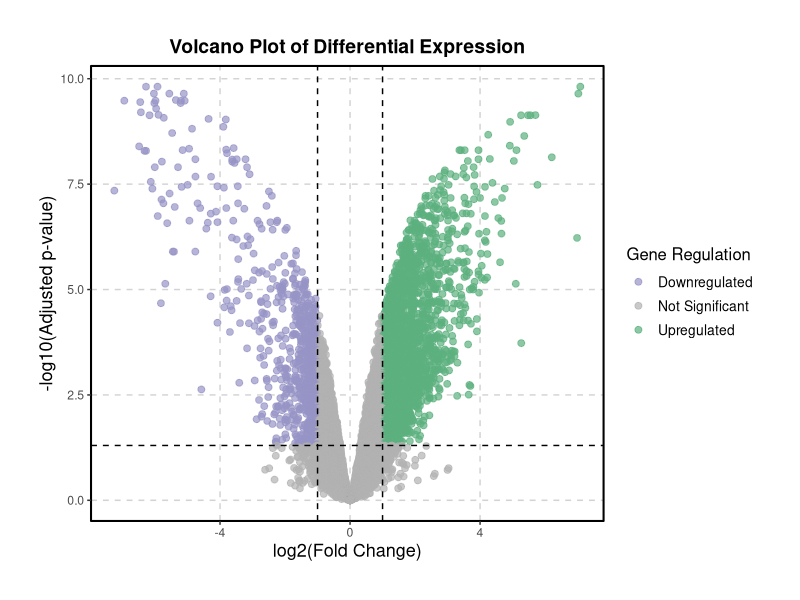

This figure's R source:
# 设置工作目录 (可选，如果数据文件在当前工作目录下则不需要)
setwd("F:/R") 

# 加载必要的R包
library(limma)
library(ggplot2)

# 1. 数据读取
# 读取基因表达数据，假设文件名为 "Data_Processing.csv"，将第一行作为列名，将第一列作为行名。
#==========================================================================================================================================================
#header = TRUE (列名/表头):
#如果 CSV 文件第一行是列名,务必设置 header = TRUE,否则 R 会将列名当作数据。
#row.names = 1 (行名):
#row.names 可以是数字,表示第几列是行名；也可以是字符串,表示列名是什么。例如,如果行名在名为 "ID" 的列中,可以使用 row.names = "ID"。
#重要提示：当使用 row.names = 1 时,R 会将第一列作为行名,并且这一列将不再作为数据的一部分出现在数据框中。这意味着数据框的列数会比 CSV 文件中少一列。
#==========================================================================================================================================================
expression_data <- read.csv("Data_Processing.csv", header = TRUE, row.names = 1)

# 定义样本分组信息，假设前 5 个样本是 Group1，后 5 个样本是 Group2
group <- factor(c(rep("Group1", 5), rep("Group2", 5)))

# 检查分组信息长度是否与样本数一致
if (length(group) != ncol(expression_data)) {
  stop("错误: 分组信息的长度与样本数量不匹配！")
}

# 2. 差异表达分析
# 构建设计矩阵
design <- model.matrix(~ group)

# 拟合线性模型
fit <- lmFit(expression_data, design)

# 定义对比矩阵：比较 Group2 和 Group1
contrast.matrix <- makeContrasts(Group2vsGroup1 = groupGroup2, levels = design)

# 将对比应用于线性模型
fit2 <- contrasts.fit(fit, contrast.matrix)

# 计算经验贝叶斯统计量
fit2 <- eBayes(fit2)

# 获取差异表达分析结果，使用 BH 方法进行多重比较校正，并显示所有基因的结果
results <- topTable(fit2, coef = "Group2vsGroup1", adjust.method = "BH", number = Inf)

# 设置筛选标准：Fold Change 的绝对值大于 log2(2)=1，校正后的 p 值，即adj.P.Value小于 0.05
fold_change_cutoff <- 2
adj_p_cutoff <- 0.05

# 根据 Fold Change 和校正后的 p 值筛选显著差异表达基因 (DEGs)
degs <- results[
  (results$adj.P.Val < adj_p_cutoff) & (abs(results$logFC) > log2(fold_change_cutoff)),
]

# 将筛选出的 DEGs 保存到文件 "Gene_DEGs.csv"
write.csv(degs, file = "Gene_DEGs.csv", row.names = TRUE)

# 3. 火山图绘制
# 准备火山图数据
volcano_data <- data.frame(
  logFC = results$logFC,
  negLogPval = -log10(results$adj.P.Val),
  Gene = rownames(results),
  Regulation = ifelse(
    results$adj.P.Val >= adj_p_cutoff | abs(results$logFC) <= log2(fold_change_cutoff),
    "Not Significant",  # 非显著基因
    ifelse(
      results$logFC > log2(fold_change_cutoff),
      "Upregulated",  # 上调基因
      "Downregulated"  # 下调基因
    )
  )
)

# 绘制火山图
volcano_plot <- ggplot(volcano_data, aes(x = logFC, y = negLogPval, color = Regulation)) +
  geom_point(alpha = 0.7, size = 2) +
  scale_color_manual(values = c(
    "Not Significant" = "#b2b2b2",
    "Upregulated" = "#5cb07f",
    "Downregulated" = "#9793c6"
  )) +
  theme_classic() +
  labs(
    x = "log2(Fold Change)",
    y = "-log10(Adjusted p-value)",
    title = "Volcano Plot of Differential Expression",
    color = "Gene Regulation"
  ) +
  geom_hline(yintercept = -log10(adj_p_cutoff), linetype = "dashed", color = "black") +
  geom_vline(xintercept = c(-log2(fold_change_cutoff), log2(fold_change_cutoff)), linetype = "dashed", color = "black") +
  theme(
    plot.title = element_text(hjust = 0.5, size = 14, face = "bold"),
    axis.title = element_text(size = 13),
    legend.title = element_text(size = 12),
    legend.text = element_text(size = 10),
    panel.grid.major = element_line(color = "lightgray", linetype = "dashed"),
    panel.grid.minor = element_blank(),
    panel.border = element_rect(color = "black", fill = NA, size = 0.7),
    plot.margin = margin(1, 1, 1, 1, "cm") #增加图片边距，防止标签显示不完全
  ) +
  coord_cartesian(clip = "off") # 使用 coord_cartesian 函数并设置 clip = "off"，允许标签溢出坐标系

# 保存火山图
ggsave("Avolcano.png", plot = volcano_plot, width = 6, height = 7, dpi = 600)

# 4. 结果输出和保存
# 统计上调、下调和非显著基因的数量
num_upregulated_genes <- sum(volcano_data$Regulation == "Upregulated")
num_downregulated_genes <- sum(volcano_data$Regulation == "Downregulated")
num_not_significant_genes <- sum(volcano_data$Regulation == "Not Significant")

# 输出统计结果
cat("上调基因的数量为:", num_upregulated_genes, "\n")
cat("下调基因的数量为:", num_downregulated_genes, "\n")
cat("非显著基因的数量为:", num_not_significant_genes, "\n")

# 将上调和下调基因保存到文件
regulated_genes <- subset(volcano_data, Regulation %in% c("Upregulated", "Downregulated"))
write.csv(regulated_genes, file = "regulated_genes.csv", row.names = FALSE)
cat("上调基因和下调基因已保存到 regulated_genes.csv 文件中。\n")

# 将非显著基因保存到文件
not_significant_genes <- subset(volcano_data, Regulation == "Not Significant")
write.csv(not_significant_genes, file = "not_significant_genes.csv", row.names = FALSE) 
cat("非显著基因已保存到 not_significant_genes.csv 文件中。\n")
